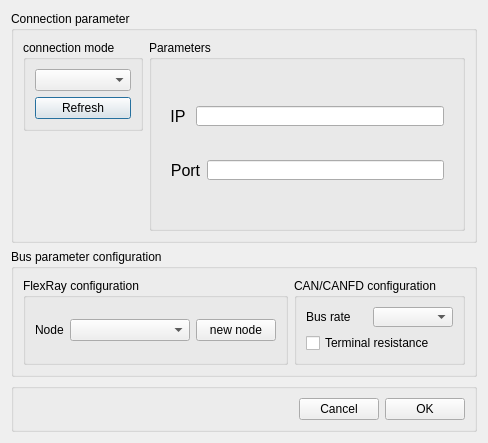
<?xml version="1.0" encoding="UTF-8"?>
<ui version="4.0">
 <class>Dialog_connectParamSet</class>
 <widget class="QDialog" name="Dialog_connectParamSet">
  <property name="geometry">
   <rect>
    <x>0</x>
    <y>0</y>
    <width>481</width>
    <height>424</height>
   </rect>
  </property>
  <property name="windowTitle">
   <string>Set device parameters</string>
  </property>
  <property name="windowIcon">
   <iconset resource="../../resource.qrc">
    <normaloff>:/icons/ConnectParamSet.png</normaloff>:/icons/ConnectParamSet.png</iconset>
  </property>
  <layout class="QGridLayout" name="gridLayout_12">
   <item row="0" column="0">
    <widget class="QGroupBox" name="groupBox_6">
     <property name="title">
      <string>Connection parameter</string>
     </property>
     <layout class="QGridLayout" name="gridLayout_10">
      <item row="0" column="0">
       <layout class="QHBoxLayout" name="horizontalLayout_13">
        <item>
         <layout class="QVBoxLayout" name="verticalLayout_2">
          <item>
           <widget class="QGroupBox" name="groupBox">
            <property name="title">
             <string>connection mode</string>
            </property>
            <layout class="QGridLayout" name="gridLayout">
             <item row="0" column="0">
              <widget class="QComboBox" name="comboBox_connectMode">
               <property name="minimumSize">
                <size>
                 <width>80</width>
                 <height>20</height>
                </size>
               </property>
              </widget>
             </item>
             <item row="1" column="0">
              <widget class="QPushButton" name="pushButton_reflsh_com">
               <property name="text">
                <string>Refresh</string>
               </property>
              </widget>
             </item>
            </layout>
           </widget>
          </item>
          <item>
           <spacer name="verticalSpacer">
            <property name="orientation">
             <enum>Qt::Vertical</enum>
            </property>
            <property name="sizeHint" stdset="0">
             <size>
              <width>20</width>
              <height>40</height>
             </size>
            </property>
           </spacer>
          </item>
         </layout>
        </item>
        <item>
         <widget class="QGroupBox" name="groupBox_2">
          <property name="title">
           <string>Parameters</string>
          </property>
          <layout class="QGridLayout" name="gridLayout_2">
           <item row="0" column="0">
            <widget class="QStackedWidget" name="stackedWidget">
             <property name="currentIndex">
              <number>1</number>
             </property>
             <widget class="QWidget" name="page">
              <layout class="QGridLayout" name="gridLayout_5">
               <item row="1" column="0">
                <layout class="QHBoxLayout" name="horizontalLayout_2">
                 <item>
                  <widget class="QLabel" name="label_2">
                   <property name="font">
                    <font>
                     <pointsize>12</pointsize>
                    </font>
                   </property>
                   <property name="text">
                    <string>Baudrate</string>
                   </property>
                   <property name="textFormat">
                    <enum>Qt::PlainText</enum>
                   </property>
                   <property name="alignment">
                    <set>Qt::AlignCenter</set>
                   </property>
                  </widget>
                 </item>
                 <item>
                  <widget class="QComboBox" name="comboBox_uartBuadRate"/>
                 </item>
                </layout>
               </item>
               <item row="2" column="0">
                <layout class="QHBoxLayout" name="horizontalLayout_8">
                 <item>
                  <widget class="QLabel" name="label_6">
                   <property name="font">
                    <font>
                     <pointsize>12</pointsize>
                    </font>
                   </property>
                   <property name="text">
                    <string>Stop bit</string>
                   </property>
                   <property name="textFormat">
                    <enum>Qt::PlainText</enum>
                   </property>
                   <property name="alignment">
                    <set>Qt::AlignCenter</set>
                   </property>
                  </widget>
                 </item>
                 <item>
                  <widget class="QComboBox" name="comboBox_uartStopBits"/>
                 </item>
                </layout>
               </item>
               <item row="3" column="0">
                <layout class="QHBoxLayout" name="horizontalLayout_6">
                 <item>
                  <widget class="QLabel" name="label_4">
                   <property name="font">
                    <font>
                     <pointsize>12</pointsize>
                    </font>
                   </property>
                   <property name="text">
                    <string>Data bit</string>
                   </property>
                   <property name="textFormat">
                    <enum>Qt::PlainText</enum>
                   </property>
                   <property name="alignment">
                    <set>Qt::AlignCenter</set>
                   </property>
                  </widget>
                 </item>
                 <item>
                  <widget class="QComboBox" name="comboBox_uartDataBits"/>
                 </item>
                </layout>
               </item>
               <item row="4" column="0">
                <layout class="QHBoxLayout" name="horizontalLayout_7">
                 <item>
                  <widget class="QLabel" name="label_5">
                   <property name="font">
                    <font>
                     <pointsize>12</pointsize>
                    </font>
                   </property>
                   <property name="text">
                    <string>Check bit</string>
                   </property>
                   <property name="textFormat">
                    <enum>Qt::PlainText</enum>
                   </property>
                   <property name="alignment">
                    <set>Qt::AlignCenter</set>
                   </property>
                  </widget>
                 </item>
                 <item>
                  <widget class="QComboBox" name="comboBox_uartCheakBits"/>
                 </item>
                </layout>
               </item>
               <item row="0" column="0">
                <layout class="QHBoxLayout" name="horizontalLayout_3">
                 <item>
                  <layout class="QHBoxLayout" name="horizontalLayout">
                   <item>
                    <widget class="QLabel" name="label">
                     <property name="font">
                      <font>
                       <pointsize>12</pointsize>
                      </font>
                     </property>
                     <property name="text">
                      <string>COM</string>
                     </property>
                     <property name="textFormat">
                      <enum>Qt::PlainText</enum>
                     </property>
                     <property name="alignment">
                      <set>Qt::AlignCenter</set>
                     </property>
                    </widget>
                   </item>
                   <item>
                    <widget class="QComboBox" name="comboBox_uartPort">
                     <property name="minimumSize">
                      <size>
                       <width>80</width>
                       <height>20</height>
                      </size>
                     </property>
                    </widget>
                   </item>
                  </layout>
                 </item>
                </layout>
               </item>
              </layout>
             </widget>
             <widget class="QWidget" name="page_2">
              <layout class="QGridLayout" name="gridLayout_3">
               <item row="0" column="0">
                <layout class="QHBoxLayout" name="horizontalLayout_9">
                 <item>
                  <widget class="QLabel" name="label_3">
                   <property name="maximumSize">
                    <size>
                     <width>16777215</width>
                     <height>20</height>
                    </size>
                   </property>
                   <property name="font">
                    <font>
                     <pointsize>12</pointsize>
                    </font>
                   </property>
                   <property name="text">
                    <string>IP </string>
                   </property>
                   <property name="textFormat">
                    <enum>Qt::PlainText</enum>
                   </property>
                   <property name="alignment">
                    <set>Qt::AlignCenter</set>
                   </property>
                  </widget>
                 </item>
                 <item>
                  <widget class="QLineEdit" name="lineEdit_IPAddr">
                   <property name="minimumSize">
                    <size>
                     <width>200</width>
                     <height>0</height>
                    </size>
                   </property>
                   <property name="maximumSize">
                    <size>
                     <width>16777215</width>
                     <height>20</height>
                    </size>
                   </property>
                  </widget>
                 </item>
                </layout>
               </item>
               <item row="1" column="0">
                <layout class="QHBoxLayout" name="horizontalLayout_53">
                 <item>
                  <widget class="QLabel" name="label_47">
                   <property name="maximumSize">
                    <size>
                     <width>16777215</width>
                     <height>20</height>
                    </size>
                   </property>
                   <property name="font">
                    <font>
                     <pointsize>12</pointsize>
                    </font>
                   </property>
                   <property name="text">
                    <string>Port</string>
                   </property>
                   <property name="textFormat">
                    <enum>Qt::PlainText</enum>
                   </property>
                   <property name="alignment">
                    <set>Qt::AlignCenter</set>
                   </property>
                  </widget>
                 </item>
                 <item>
                  <widget class="QLineEdit" name="lineEdit_IPPort">
                   <property name="maximumSize">
                    <size>
                     <width>16777215</width>
                     <height>20</height>
                    </size>
                   </property>
                   <property name="inputMask">
                    <string>0000</string>
                   </property>
                  </widget>
                 </item>
                </layout>
               </item>
              </layout>
             </widget>
             <widget class="QWidget" name="page_3">
              <layout class="QGridLayout" name="gridLayout_4">
               <item row="0" column="0">
                <layout class="QHBoxLayout" name="horizontalLayout_4">
                 <item>
                  <widget class="QLabel" name="label_7">
                   <property name="maximumSize">
                    <size>
                     <width>16777215</width>
                     <height>20</height>
                    </size>
                   </property>
                   <property name="font">
                    <font>
                     <pointsize>12</pointsize>
                    </font>
                   </property>
                   <property name="text">
                    <string>VID</string>
                   </property>
                   <property name="textFormat">
                    <enum>Qt::PlainText</enum>
                   </property>
                   <property name="alignment">
                    <set>Qt::AlignCenter</set>
                   </property>
                  </widget>
                 </item>
                 <item>
                  <widget class="QLineEdit" name="lineEdit_VID"/>
                 </item>
                </layout>
               </item>
               <item row="1" column="0">
                <layout class="QHBoxLayout" name="horizontalLayout_5">
                 <item>
                  <widget class="QLabel" name="label_8">
                   <property name="maximumSize">
                    <size>
                     <width>16777215</width>
                     <height>20</height>
                    </size>
                   </property>
                   <property name="font">
                    <font>
                     <pointsize>12</pointsize>
                    </font>
                   </property>
                   <property name="text">
                    <string>PID</string>
                   </property>
                   <property name="textFormat">
                    <enum>Qt::PlainText</enum>
                   </property>
                   <property name="alignment">
                    <set>Qt::AlignCenter</set>
                   </property>
                  </widget>
                 </item>
                 <item>
                  <widget class="QLineEdit" name="lineEdit_PID"/>
                 </item>
                </layout>
               </item>
              </layout>
             </widget>
            </widget>
           </item>
          </layout>
         </widget>
        </item>
       </layout>
      </item>
     </layout>
    </widget>
   </item>
   <item row="1" column="0">
    <widget class="QGroupBox" name="groupBox_7">
     <property name="title">
      <string>Bus parameter configuration</string>
     </property>
     <layout class="QGridLayout" name="gridLayout_11">
      <item row="0" column="0">
       <layout class="QHBoxLayout" name="horizontalLayout_14">
        <item>
         <widget class="QGroupBox" name="groupBox_4">
          <property name="title">
           <string>FlexRay configuration</string>
          </property>
          <layout class="QGridLayout" name="gridLayout_8">
           <item row="0" column="0">
            <layout class="QHBoxLayout" name="horizontalLayout_11">
             <item>
              <widget class="QLabel" name="label_9">
               <property name="text">
                <string>Node</string>
               </property>
              </widget>
             </item>
             <item>
              <widget class="QComboBox" name="comboBox_cfgFile">
               <property name="minimumSize">
                <size>
                 <width>120</width>
                 <height>20</height>
                </size>
               </property>
              </widget>
             </item>
             <item>
              <widget class="QPushButton" name="pushButton_newNode">
               <property name="text">
                <string>new node</string>
               </property>
              </widget>
             </item>
            </layout>
           </item>
          </layout>
         </widget>
        </item>
        <item>
         <widget class="QGroupBox" name="groupBox_5">
          <property name="title">
           <string>CAN/CANFD configuration</string>
          </property>
          <layout class="QGridLayout" name="gridLayout_7">
           <item row="0" column="0">
            <layout class="QHBoxLayout" name="horizontalLayout_12">
             <item>
              <widget class="QLabel" name="label_10">
               <property name="text">
                <string>Bus rate</string>
               </property>
              </widget>
             </item>
             <item>
              <widget class="QComboBox" name="comboBox_canCfg_spd">
               <property name="minimumSize">
                <size>
                 <width>80</width>
                 <height>20</height>
                </size>
               </property>
              </widget>
             </item>
            </layout>
           </item>
           <item row="1" column="0">
            <widget class="QCheckBox" name="checkBox_canCfg_r120">
             <property name="text">
              <string>Terminal resistance</string>
             </property>
            </widget>
           </item>
          </layout>
         </widget>
        </item>
       </layout>
      </item>
     </layout>
    </widget>
   </item>
   <item row="2" column="0">
    <widget class="QGroupBox" name="groupBox_3">
     <property name="title">
      <string/>
     </property>
     <layout class="QGridLayout" name="gridLayout_6">
      <item row="0" column="0">
       <spacer name="horizontalSpacer">
        <property name="orientation">
         <enum>Qt::Horizontal</enum>
        </property>
        <property name="sizeHint" stdset="0">
         <size>
          <width>491</width>
          <height>20</height>
         </size>
        </property>
       </spacer>
      </item>
      <item row="0" column="1">
       <layout class="QHBoxLayout" name="horizontalLayout_10">
        <item>
         <widget class="QPushButton" name="pushButton_cancel">
          <property name="text">
           <string>Cancel</string>
          </property>
         </widget>
        </item>
        <item>
         <widget class="QPushButton" name="pushButton_ok">
          <property name="text">
           <string>OK</string>
          </property>
         </widget>
        </item>
       </layout>
      </item>
     </layout>
    </widget>
   </item>
  </layout>
 </widget>
 <resources>
  <include location="../../resource.qrc"/>
 </resources>
 <connections/>
</ui>
